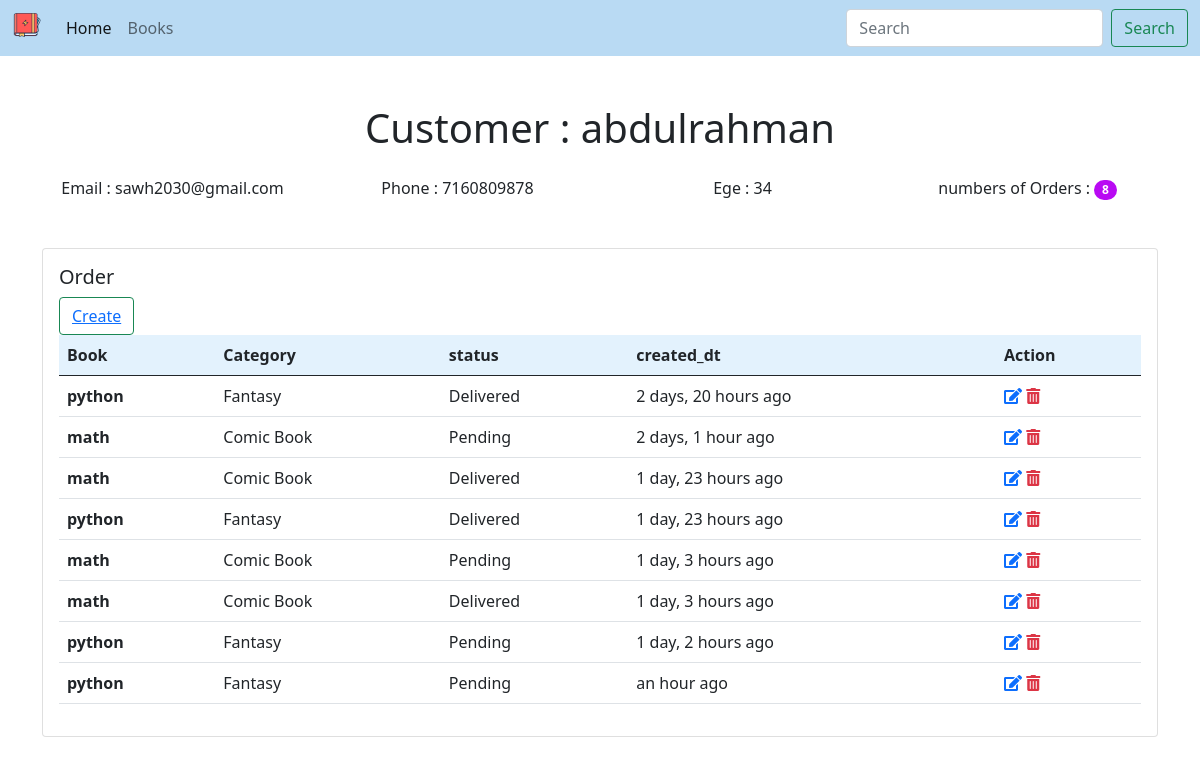
Screenshot of /customer/1 with the database file from the repository.
### blog/models.py (models this page shows, shortened)
class Customer(models.Model):
    name = models.CharField(max_length=190, null=True)
    email = models.CharField(max_length=190, null=True)
    phone = models.CharField(max_length=190, null=True)
    age = models.CharField(max_length=190, null=True)
    created_dt = models.DateTimeField(auto_now_add=True, null=True)

class Order(models.Model):
    STATUS =[
        ('Pending','Pending'),
        ('Delivered', 'Delivered'),
        ('in Progress', 'in Progress'),
        ('out of order', 'out of order'),
    ]
    customer = models.ForeignKey(Customer, null=True, on_delete=models.SET_NULL)
    book = models.ForeignKey(Book, null=True, on_delete=models.SET_NULL)
    tags = models.ManyToManyField(Tag)
    created_dt = models.DateTimeField(auto_now_add=True, null=True)
    status = models.CharField(max_length=200, null=True, choices=STATUS)

class Book(models.Model):
    CATEGORY =[
        ('Classics','Classics'),
        ('Comic Book', 'Comic Book'),
        ('Fantasy', 'Fantasy'),
        ('Horror', 'Horror'),
    ]
    name = models.CharField(max_length=190, null=True)
    author = models.CharField(max_length=190, null=True)
    price = models.FloatField(null=True)
    category = models.CharField(max_length=190, null=True, choices=CATEGORY)
    description = models.CharField(max_length=190, null=True)
    tags = models.ManyToManyField(Tag)
    created_dt = models.DateTimeField(auto_now_add=True, null=True)
    def __str__(self):
        return self.name

### blog/views.py (the view)
# urls.py: path('customer/<str:pk>', views.customer, name='customer'),
def customer(request, pk):
    customer = Customer.objects.get(id=pk)
    orders = customer.order_set.all()
    num_orders = orders.count()
    context = {
        'customer': customer,
        'order': orders,
        'num_orders': num_orders,
    }
    return render(request, 'customer.html', context)

### templates/customer.html
{% extends 'base.html' %}
{% load humanize %}
{% load static %}
{% block content %}
<h1 class="pt-5 pb-3" align="center">Customer : {{ customer.name }} </h1>
<div class="container pb-5" align="center">
  <div class="row row-cols-1 row-cols-sm-2 row-cols-md-4">
    <div class="col">Email : {{ customer.email }}</div>
    <div class="col">Phone : {{ customer.phone }}</div>
    <div class="col">Ege : {{ customer.age }}</div>
    <div class="col">numbers of Orders : <span class="badge bg-primary rounded-pill">{{ num_orders }}</span></div>
  </div>
</div>
<div class="container pb-5">
  <div class="col">
    <div class="card">
      <div class="card-body">
        <h5 class="card-title">Order</h5>
        <button type="button" class="btn btn-outline-success"><a href="{% url 'create' customer.id %}">Create</a></button>
          <table class="table" >
              <thead style="background-color: #e3f2fd;">
                <tr>
                  <th scope="col">Book</th>
                  <th scope="col">Category</th>
                  <th scope="col">status</th>
                  <th scope="col">created_dt</th>
                    <th scope="col">Action</th>
                </tr>
              </thead>
              <tbody>
              {% for item in order %}
                <tr>
                  <th>{{ item.book }}</th>
                  <td>{{ item.book.category }}</td>
                  <td>{{ item.status }}</td>
                  <td>{{ item.created_dt |naturaltime }}</td>
                  <td>
                      <a href="{% url 'update' item.id %}"><i class="fas fa-edit"></i></a>
                      <a class="text-danger" href="{% url 'delete' item.id %}"><i class="fas fa-trash-alt"></i></a>
                  </td>
                </tr>
              {% endfor %}
              </tbody>
          </table>
      </div>
    </div>
  </div>
</div>
{% endblock %}

### static/css/style.css (style rules this page uses)
.bg-primary { background-color: #b90af3!important; }

### rows the page displays
Customer: name "abdulrahman", email "sawh2030@gmail.com", phone "7160809878", age "34"
Order: book "python", book.category "Fantasy", status "Delivered", created_dt "2 days, 20 hours ago"
Order: book "math", book.category "Comic Book", status "Pending", created_dt "2 days, 1 hour ago"
Order: book "math", book.category "Comic Book", status "Delivered", created_dt "1 day, 23 hours ago"
Order: book "python", book.category "Fantasy", status "Delivered", created_dt "1 day, 23 hours ago"
Order: book "math", book.category "Comic Book", status "Pending", created_dt "1 day, 3 hours ago"
Order: book "math", book.category "Comic Book", status "Delivered", created_dt "1 day, 3 hours ago"
Order: book "python", book.category "Fantasy", status "Pending", created_dt "1 day, 2 hours ago"
Order: book "python", book.category "Fantasy", status "Pending", created_dt "an hour ago"

### other values shown
{{ num_orders }} "8"
